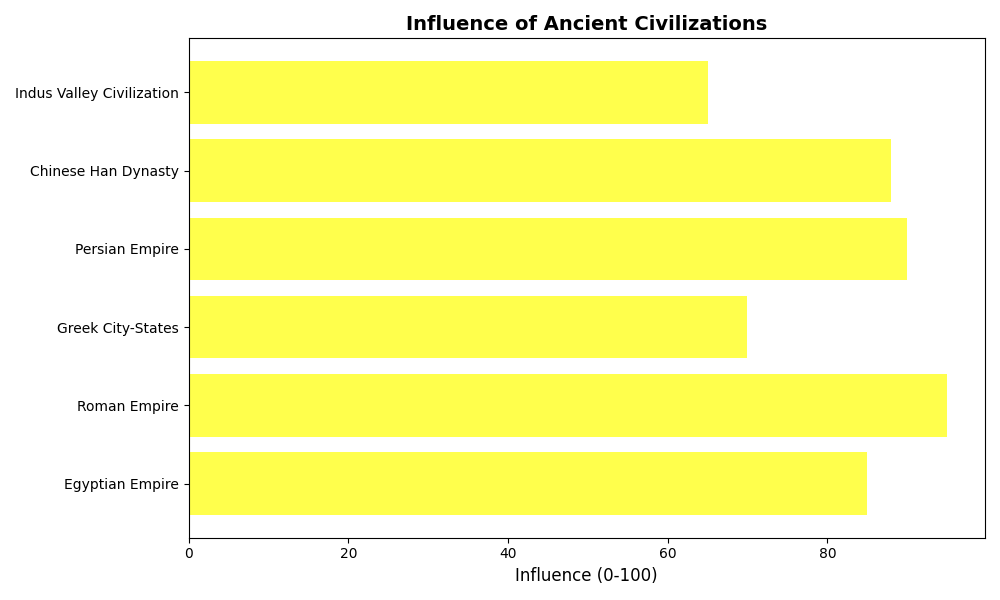

This figure's Python source:
import matplotlib.pyplot as plt
import numpy as np

# Define data for ancient civilizations
civilizations = ['Egyptian Empire', 'Roman Empire', 'Greek City-States', 'Persian Empire', 'Chinese Han Dynasty', 'Indus Valley Civilization']

# Influence scale (0-100) for horizontal bar chart
influence = np.array([85, 95, 70, 90, 88, 65])

# Plotting the horizontal bar chart
fig, ax = plt.subplots(figsize=(10, 6))
y_pos = np.arange(len(civilizations))

# Create horizontal bars
ax.barh(y_pos, influence, color='yellow', alpha=0.7)

# Customize the axes and title
ax.set_yticks(y_pos)
ax.set_yticklabels(civilizations)
ax.set_xlabel('Influence (0-100)', fontsize=12)
ax.set_title('Influence of Ancient Civilizations', fontsize=14, fontweight='bold')

# Automatically adjust layout to prevent overlap
plt.tight_layout()

# Show the plot
plt.show()
